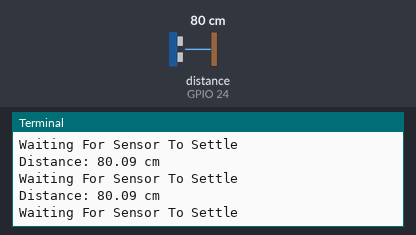
A program run on a simulated Raspberry Pi (BCM pin numbers). Parts: the last lines printed to the terminal. Inputs (shaded band) come from the test bench; at power-on: distance to the obstacle (sensor on GPIO 24) 80 cm. The echo pulse lasts 58.3 µs per cm; the clock reads 2024-03-15 10:24:30 at power-on unless the program sets it.

Above: at 5.0 s.
5.1 s: distance to the obstacle (sensor on GPIO 24) set to 2 cm
At 6.7 s:
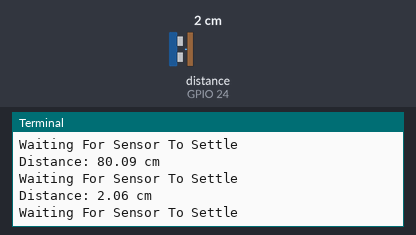
8.1 s: distance to the obstacle (sensor on GPIO 24) set to 4 cm
At 11.0 s:
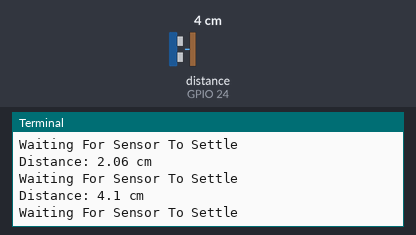
Timing chart, 0 to 12.5 s (numbered marks = the images above; inputs shaded):
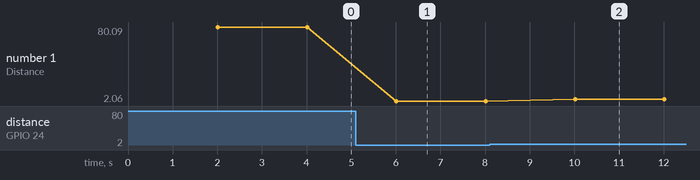

The program:

ultrasound.py
```python
import RPi.GPIO as GPIO
import time

TRIG = 23
ECHO = 24

GPIO.setmode(GPIO.BCM)

print "Distance Measurement In Progress"
GPIO.setup(TRIG, GPIO.OUT)
GPIO.setup(ECHO, GPIO.IN)

isRunning = True
while isRunning:
    try:
        GPIO.output(TRIG, False)
        print "Waiting For Sensor To Settle"
        time.sleep(2)
        GPIO.output(TRIG, True)
        time.sleep(0.00001)
        GPIO.output(TRIG, False)
        while GPIO.input(ECHO) == 0:
            pulse_start = time.time()
        while GPIO.input(ECHO) == 1:
            pulse_end = time.time()
        pulse_duration = pulse_end - pulse_start
        distance = pulse_duration * 17150
        distance = round(distance, 2)
        print "Distance:", distance, "cm"
    except KeyboardInterrupt:
        isRunning = False
GPIO.cleanup()
```

Measured:
- after the input at 5.1 s, the terminal: prints a new line after 0.91 s (image 1)
- after the input at 8.1 s, the terminal: prints a new line after 1.9 s (image 2)
- plotted number 1: 80.09 → 2.06 after the input at 5.1 s, 2.06 → 4.1 after the input at 8.1 s
